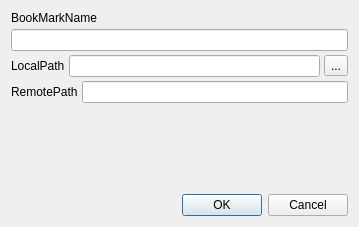
<?xml version="1.0" encoding="UTF-8"?>
<ui version="4.0">
 <class>SFTPmenuBookmarkWidget</class>
 <widget class="QWidget" name="SFTPmenuBookmarkWidget">
  <property name="geometry">
   <rect>
    <x>0</x>
    <y>0</y>
    <width>359</width>
    <height>227</height>
   </rect>
  </property>
  <layout class="QVBoxLayout" name="verticalLayout">
   <property name="spacing">
    <number>4</number>
   </property>
   <item>
    <widget class="QLabel" name="label">
     <property name="text">
      <string>BookMarkName</string>
     </property>
    </widget>
   </item>
   <item>
    <widget class="QLineEdit" name="lineEditBookmarkName"/>
   </item>
   <item>
    <layout class="QHBoxLayout" name="horizontalLayout">
     <property name="spacing">
      <number>4</number>
     </property>
     <item>
      <widget class="QLabel" name="label_2">
       <property name="sizePolicy">
        <sizepolicy hsizetype="Fixed" vsizetype="Fixed">
         <horstretch>0</horstretch>
         <verstretch>0</verstretch>
        </sizepolicy>
       </property>
       <property name="text">
        <string>LocalPath</string>
       </property>
      </widget>
     </item>
     <item>
      <widget class="QLineEdit" name="lineEditLocalPath"/>
     </item>
     <item>
      <widget class="QToolButton" name="toolButton">
       <property name="text">
        <string notr="true">...</string>
       </property>
      </widget>
     </item>
    </layout>
   </item>
   <item>
    <layout class="QHBoxLayout" name="horizontalLayout_2">
     <property name="spacing">
      <number>4</number>
     </property>
     <item>
      <widget class="QLabel" name="label_3">
       <property name="sizePolicy">
        <sizepolicy hsizetype="Fixed" vsizetype="Fixed">
         <horstretch>0</horstretch>
         <verstretch>0</verstretch>
        </sizepolicy>
       </property>
       <property name="text">
        <string>RemotePath</string>
       </property>
      </widget>
     </item>
     <item>
      <widget class="QLineEdit" name="lineEditRemotePath"/>
     </item>
    </layout>
   </item>
   <item>
    <spacer name="verticalSpacer">
     <property name="orientation">
      <enum>Qt::Vertical</enum>
     </property>
     <property name="sizeHint" stdset="0">
      <size>
       <width>20</width>
       <height>40</height>
      </size>
     </property>
    </spacer>
   </item>
   <item>
    <widget class="QDialogButtonBox" name="buttonBox">
     <property name="orientation">
      <enum>Qt::Horizontal</enum>
     </property>
     <property name="standardButtons">
      <set>QDialogButtonBox::Cancel|QDialogButtonBox::Ok</set>
     </property>
    </widget>
   </item>
  </layout>
 </widget>
 <tabstops>
  <tabstop>lineEditBookmarkName</tabstop>
  <tabstop>lineEditLocalPath</tabstop>
  <tabstop>toolButton</tabstop>
  <tabstop>lineEditRemotePath</tabstop>
 </tabstops>
 <resources/>
 <connections/>
</ui>
